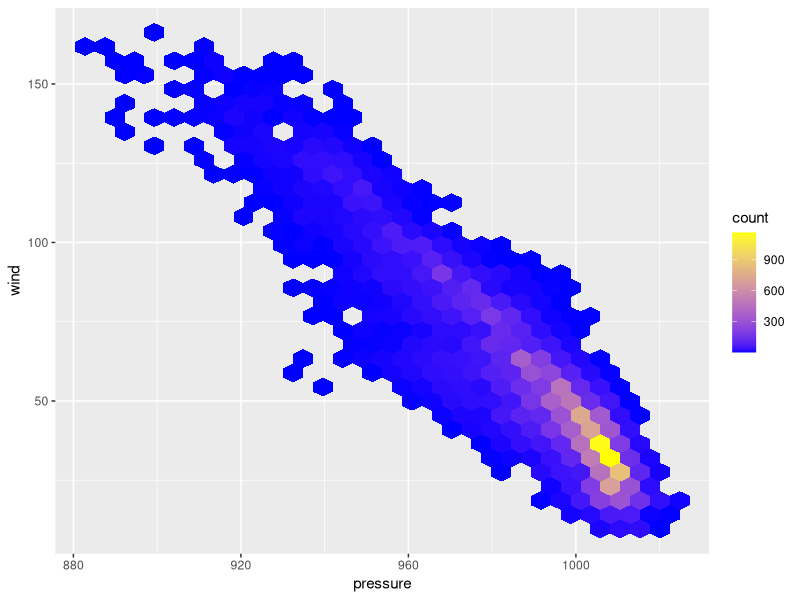

Source code (R):
## ---- chunk 1
knitr::opts_chunk$set(echo = TRUE)

library(tidyverse)
## ---- chunk 2
ggplot(data = storms, aes(x = pressure, y = wind)) +
	geom_hex()+
  scale_fill_gradient(low = "blue", high = "yellow")


